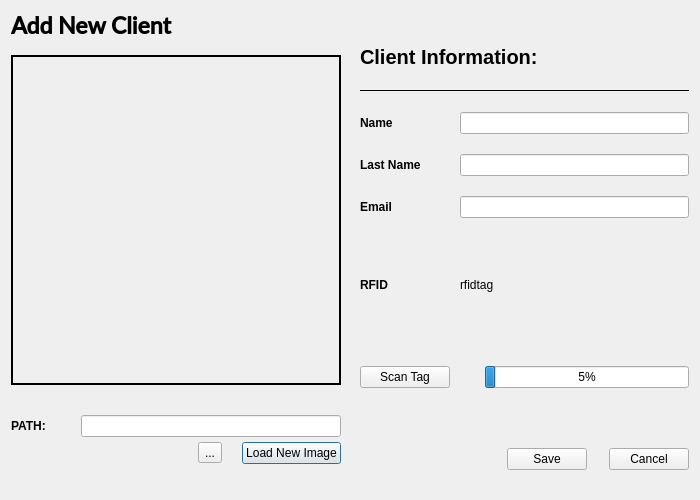
<?xml version="1.0" encoding="UTF-8"?>
<ui version="4.0">
 <class>Add_New_Dialog</class>
 <widget class="QDialog" name="Add_New_Dialog">
  <property name="geometry">
   <rect>
    <x>0</x>
    <y>0</y>
    <width>700</width>
    <height>500</height>
   </rect>
  </property>
  <property name="minimumSize">
   <size>
    <width>700</width>
    <height>500</height>
   </size>
  </property>
  <property name="maximumSize">
   <size>
    <width>700</width>
    <height>500</height>
   </size>
  </property>
  <property name="windowTitle">
   <string>Dialog</string>
  </property>
  <layout class="QHBoxLayout" name="horizontalLayout_10">
   <item>
    <layout class="QVBoxLayout" name="verticalLayout_7">
     <item>
      <widget class="QLabel" name="LableTitle">
       <property name="font">
        <font>
         <family>Lato Semibold</family>
         <pointsize>17</pointsize>
         <bold>true</bold>
        </font>
       </property>
       <property name="text">
        <string>Add New Client</string>
       </property>
      </widget>
     </item>
     <item>
      <layout class="QHBoxLayout" name="horizontalLayout_9">
       <property name="spacing">
        <number>19</number>
       </property>
       <item>
        <layout class="QVBoxLayout" name="verticalLayout_6">
         <property name="spacing">
          <number>20</number>
         </property>
         <property name="topMargin">
          <number>0</number>
         </property>
         <property name="bottomMargin">
          <number>0</number>
         </property>
         <item>
          <widget class="QLabel" name="Label_Picture">
           <property name="minimumSize">
            <size>
             <width>330</width>
             <height>330</height>
            </size>
           </property>
           <property name="maximumSize">
            <size>
             <width>330</width>
             <height>330</height>
            </size>
           </property>
           <property name="frameShape">
            <enum>QFrame::Box</enum>
           </property>
           <property name="lineWidth">
            <number>2</number>
           </property>
           <property name="text">
            <string/>
           </property>
          </widget>
         </item>
         <item>
          <layout class="QVBoxLayout" name="verticalLayout_3">
           <property name="spacing">
            <number>5</number>
           </property>
           <property name="topMargin">
            <number>0</number>
           </property>
           <property name="bottomMargin">
            <number>15</number>
           </property>
           <item>
            <layout class="QHBoxLayout" name="horizontalLayout_7">
             <property name="spacing">
              <number>6</number>
             </property>
             <item>
              <widget class="QLabel" name="labelPath">
               <property name="font">
                <font>
                 <bold>true</bold>
                </font>
               </property>
               <property name="text">
                <string>PATH:</string>
               </property>
              </widget>
             </item>
             <item>
              <widget class="QLineEdit" name="LineEdit_Path">
               <property name="minimumSize">
                <size>
                 <width>260</width>
                 <height>0</height>
                </size>
               </property>
               <property name="maximumSize">
                <size>
                 <width>260</width>
                 <height>16777215</height>
                </size>
               </property>
               <property name="text">
                <string/>
               </property>
              </widget>
             </item>
            </layout>
           </item>
           <item>
            <layout class="QHBoxLayout" name="horizontalLayout_8">
             <property name="spacing">
              <number>20</number>
             </property>
             <item>
              <spacer name="horizontalSpacer">
               <property name="orientation">
                <enum>Qt::Horizontal</enum>
               </property>
               <property name="sizeHint" stdset="0">
                <size>
                 <width>40</width>
                 <height>20</height>
                </size>
               </property>
              </spacer>
             </item>
             <item>
              <widget class="QToolButton" name="ToolButtonInfoNewClient">
               <property name="text">
                <string>...</string>
               </property>
               <property name="icon">
                <iconset theme="dialog-question">
                 <normaloff>.</normaloff>.</iconset>
               </property>
               <property name="checkable">
                <bool>false</bool>
               </property>
               <property name="popupMode">
                <enum>QToolButton::InstantPopup</enum>
               </property>
               <property name="autoRaise">
                <bool>false</bool>
               </property>
              </widget>
             </item>
             <item>
              <widget class="QPushButton" name="PushButton_LoadNewImage">
               <property name="maximumSize">
                <size>
                 <width>150</width>
                 <height>16777215</height>
                </size>
               </property>
               <property name="text">
                <string>Load New Image</string>
               </property>
              </widget>
             </item>
            </layout>
           </item>
          </layout>
         </item>
        </layout>
       </item>
       <item>
        <layout class="QVBoxLayout" name="verticalLayout_5">
         <property name="spacing">
          <number>60</number>
         </property>
         <property name="bottomMargin">
          <number>19</number>
         </property>
         <item>
          <layout class="QVBoxLayout" name="verticalLayout_4">
           <property name="spacing">
            <number>20</number>
           </property>
           <item>
            <widget class="QLabel" name="LableClientInfo">
             <property name="font">
              <font>
               <pointsize>15</pointsize>
               <bold>true</bold>
              </font>
             </property>
             <property name="text">
              <string>Client Information:</string>
             </property>
            </widget>
           </item>
           <item>
            <widget class="Line" name="line_3">
             <property name="frameShadow">
              <enum>QFrame::Plain</enum>
             </property>
             <property name="lineWidth">
              <number>1</number>
             </property>
             <property name="midLineWidth">
              <number>1</number>
             </property>
             <property name="orientation">
              <enum>Qt::Horizontal</enum>
             </property>
            </widget>
           </item>
           <item>
            <layout class="QVBoxLayout" name="verticalLayout_2">
             <property name="spacing">
              <number>35</number>
             </property>
             <item>
              <layout class="QVBoxLayout" name="verticalLayout" stretch="1,1,1,2">
               <property name="spacing">
                <number>20</number>
               </property>
               <property name="leftMargin">
                <number>0</number>
               </property>
               <item>
                <layout class="QHBoxLayout" name="horizontalLayout">
                 <item>
                  <widget class="QLabel" name="labelName">
                   <property name="minimumSize">
                    <size>
                     <width>80</width>
                     <height>0</height>
                    </size>
                   </property>
                   <property name="maximumSize">
                    <size>
                     <width>80</width>
                     <height>16777215</height>
                    </size>
                   </property>
                   <property name="font">
                    <font>
                     <italic>false</italic>
                     <bold>true</bold>
                    </font>
                   </property>
                   <property name="text">
                    <string>Name</string>
                   </property>
                  </widget>
                 </item>
                 <item>
                  <widget class="QLineEdit" name="LineEdit_Name"/>
                 </item>
                </layout>
               </item>
               <item>
                <layout class="QHBoxLayout" name="horizontalLayout_2">
                 <item>
                  <widget class="QLabel" name="labelLastName">
                   <property name="minimumSize">
                    <size>
                     <width>80</width>
                     <height>0</height>
                    </size>
                   </property>
                   <property name="maximumSize">
                    <size>
                     <width>80</width>
                     <height>16777215</height>
                    </size>
                   </property>
                   <property name="font">
                    <font>
                     <italic>false</italic>
                     <bold>true</bold>
                    </font>
                   </property>
                   <property name="text">
                    <string>Last Name</string>
                   </property>
                  </widget>
                 </item>
                 <item>
                  <widget class="QLineEdit" name="LineEdit_LastName"/>
                 </item>
                </layout>
               </item>
               <item>
                <layout class="QHBoxLayout" name="horizontalLayout_3">
                 <item>
                  <widget class="QLabel" name="labelEmail">
                   <property name="minimumSize">
                    <size>
                     <width>80</width>
                     <height>0</height>
                    </size>
                   </property>
                   <property name="maximumSize">
                    <size>
                     <width>80</width>
                     <height>16777215</height>
                    </size>
                   </property>
                   <property name="font">
                    <font>
                     <italic>false</italic>
                     <bold>true</bold>
                    </font>
                   </property>
                   <property name="text">
                    <string>Email</string>
                   </property>
                  </widget>
                 </item>
                 <item>
                  <widget class="QLineEdit" name="LineEdit_Email"/>
                 </item>
                </layout>
               </item>
               <item>
                <layout class="QHBoxLayout" name="horizontalLayout_4">
                 <item>
                  <widget class="QLabel" name="labelRFID">
                   <property name="minimumSize">
                    <size>
                     <width>80</width>
                     <height>0</height>
                    </size>
                   </property>
                   <property name="maximumSize">
                    <size>
                     <width>80</width>
                     <height>16777215</height>
                    </size>
                   </property>
                   <property name="font">
                    <font>
                     <italic>false</italic>
                     <bold>true</bold>
                    </font>
                   </property>
                   <property name="text">
                    <string>RFID</string>
                   </property>
                  </widget>
                 </item>
                 <item>
                  <widget class="QLabel" name="Label_RFIDTag">
                   <property name="minimumSize">
                    <size>
                     <width>150</width>
                     <height>0</height>
                    </size>
                   </property>
                   <property name="text">
                    <string>rfidtag</string>
                   </property>
                  </widget>
                 </item>
                </layout>
               </item>
              </layout>
             </item>
             <item>
              <layout class="QHBoxLayout" name="horizontalLayout_5">
               <item>
                <widget class="QPushButton" name="PushButton_ScanTag">
                 <property name="minimumSize">
                  <size>
                   <width>90</width>
                   <height>0</height>
                  </size>
                 </property>
                 <property name="maximumSize">
                  <size>
                   <width>90</width>
                   <height>16777215</height>
                  </size>
                 </property>
                 <property name="text">
                  <string>Scan Tag</string>
                 </property>
                </widget>
               </item>
               <item>
                <widget class="QProgressBar" name="ProgressBar_Tag">
                 <property name="minimumSize">
                  <size>
                   <width>150</width>
                   <height>0</height>
                  </size>
                 </property>
                 <property name="font">
                  <font>
                   <stylestrategy>PreferDefault</stylestrategy>
                  </font>
                 </property>
                 <property name="value">
                  <number>5</number>
                 </property>
                 <property name="orientation">
                  <enum>Qt::Horizontal</enum>
                 </property>
                 <property name="textDirection">
                  <enum>QProgressBar::TopToBottom</enum>
                 </property>
                </widget>
               </item>
              </layout>
             </item>
            </layout>
           </item>
          </layout>
         </item>
         <item>
          <layout class="QHBoxLayout" name="horizontalLayout_6">
           <property name="spacing">
            <number>22</number>
           </property>
           <item>
            <spacer name="horizontalSpacer_2">
             <property name="orientation">
              <enum>Qt::Horizontal</enum>
             </property>
             <property name="sizeHint" stdset="0">
              <size>
               <width>40</width>
               <height>20</height>
              </size>
             </property>
            </spacer>
           </item>
           <item>
            <widget class="QPushButton" name="PushButton_Save">
             <property name="text">
              <string>Save</string>
             </property>
            </widget>
           </item>
           <item>
            <widget class="QPushButton" name="PushButton_Cancel">
             <property name="text">
              <string>Cancel</string>
             </property>
            </widget>
           </item>
          </layout>
         </item>
        </layout>
       </item>
      </layout>
     </item>
    </layout>
   </item>
  </layout>
 </widget>
 <resources/>
 <connections/>
</ui>
